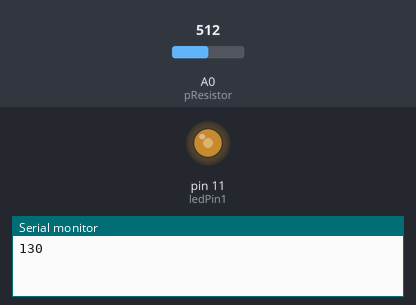
This sketch was run on a simulated Arduino Uno, built with avr-gcc and run on an emulated ATmega328P. Shown: output pins drawn as LEDs (lit = HIGH), the last lines printed to the serial monitor. The inputs (shaded band) are chosen by the test bench; at power-on: A0 (pResistor) = 512.

Above: at 1.2 s.
1.3 s: A0 (pResistor) set to 306
At 3.2 s:
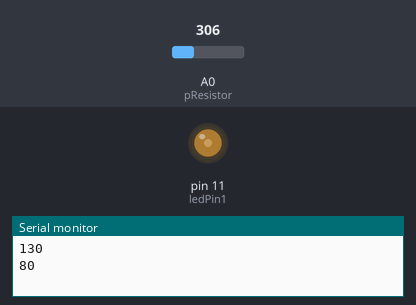
3.5 s: A0 (pResistor) set to 122
At 4.8 s:
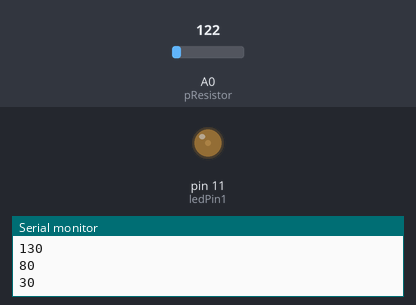
5.5 s: A0 (pResistor) set to 900
At 6.3 s:
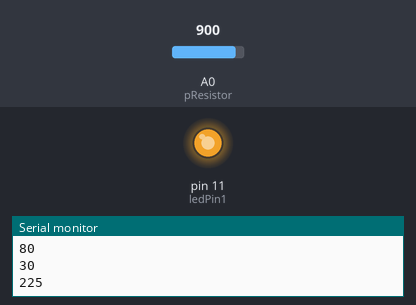
7.5 s: A0 (pResistor) set to 511
At 9.1 s:
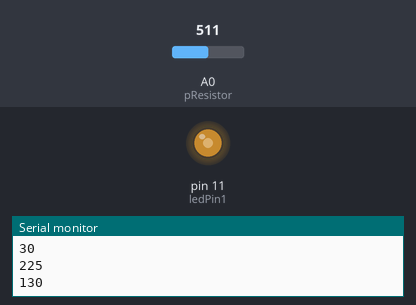
Timing chart, 0 to 10.5 s (numbered marks = the images above; inputs shaded):
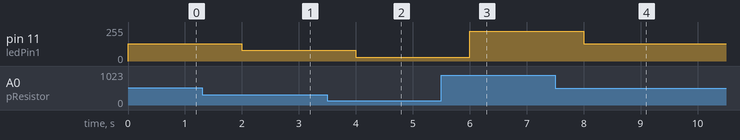

Measured:
- after the input at 1.3 s, pin 11 (ledPin1): 130/255 → 80/255 after 0.70 s
- after the input at 3.5 s, pin 11 (ledPin1): 80/255 → 30/255 after 0.50 s
- after the input at 5.5 s, pin 11 (ledPin1): 30/255 → 225/255 after 0.50 s
- after the input at 7.5 s, pin 11 (ledPin1): 225/255 → 130/255 after 0.50 s

The sketch:

LDR.ino
```cpp
//Constants
const int pResistor = A0; // Photoresistor at Arduino analog pin A0

const int ledPin1 = 11; // Ledpins as pins 11

//Variables
int value;          // Store value from photoresistor (0-1023)
int photocellInput = 0;
int simplification = 0;
int photocellRounded = 0;

void setup() {
  Serial.begin(9600);
  pinMode(ledPin1, OUTPUT);  // Set ledPins as output

  pinMode(pResistor, INPUT);// Set pResistor - A0 pin as an input (optional)
}

void loop() {
  value = analogRead(pResistor);
  photocellInput = (analogRead(0)/4);
  photocellRounded = ((photocellInput+4)/5)*5;
  analogWrite(ledPin1, photocellRounded);

  if(photocellInput == 0)
  {
    analogWrite(ledPin1, 5);
  }

  Serial.println(photocellRounded);

delay(2000);
}
```
